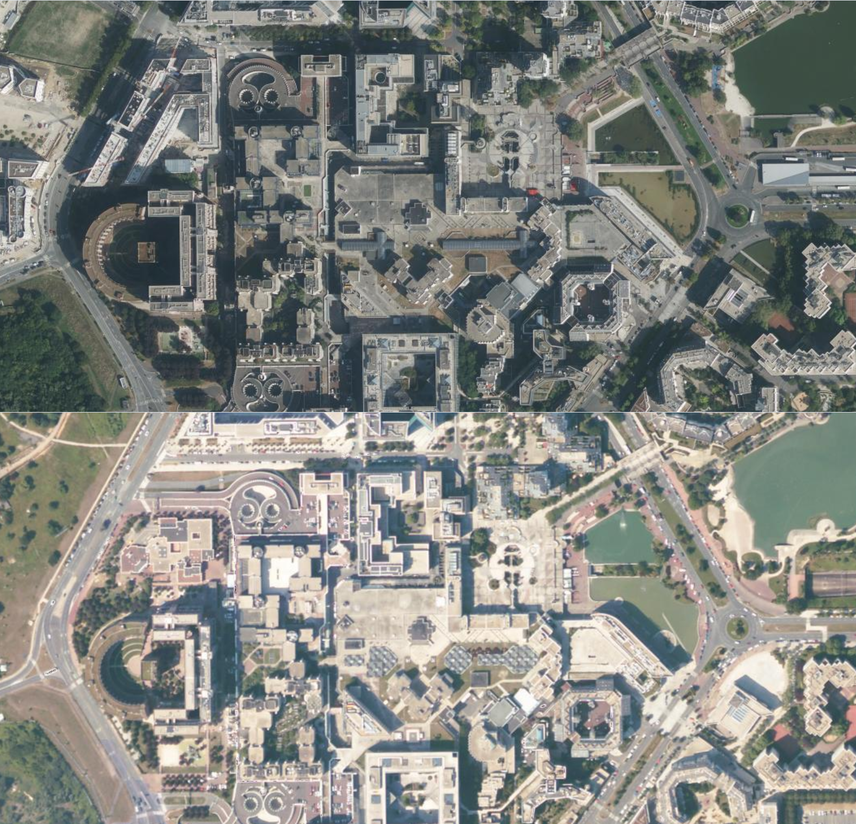
%> input picture 2023/noisy1.png, 856 x 824 px, shrunk from 1580 x 1520 before the run
$ octave --eval "test1;"   (GNU Octave 9; MATLAB toolbox functions it lacks are replaced by stand-ins)
%> lines starting %> are read from the running program, lines starting %| are printed output that depends on the picture

%====================
% [] = test1()
%--------------------
% Laman 16/01/2023
%====================

function [] = test1()

t1 = double(imread('noisy1.png'));
[h,w,~] = size(t1);
%> h = 824; w = 856
t2 = t1((h/2+1):end,:,:);
t1 = t1(1:(h/2),:,:);
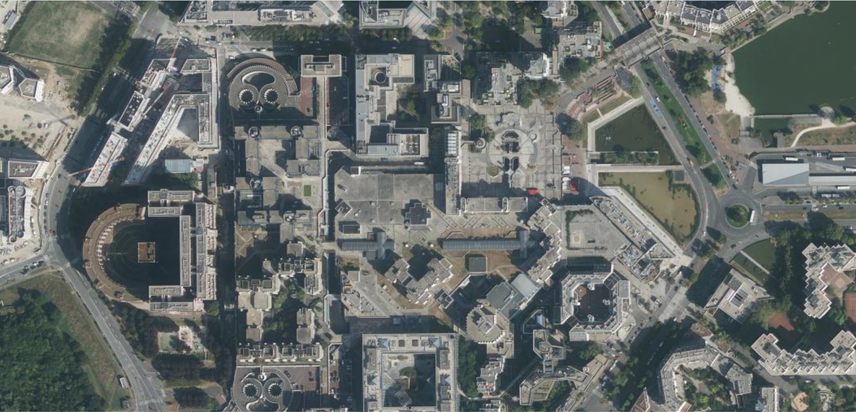
%> t1: size 412x856x3 double; mean R, G, B 103.9, 109.4, 106.8
c1 = zeros(256,3);  % hist cum t1
c2 = zeros(256,3);  % hist cum t2

for k = 1:256
	c1(k,1) = sum(sum(double(t1(:,:,1)<k)));
	c1(k,2) = sum(sum(double(t1(:,:,2)<k)));
	c1(k,3) = sum(sum(double(t1(:,:,3)<k)));
	c2(k,1) = sum(sum(double(t2(:,:,1)<k)));
	c2(k,2) = sum(sum(double(t2(:,:,2)<k)));
	c2(k,3) = sum(sum(double(t2(:,:,3)<k)));
endfor
%> after the loop, c1 = 256 rows, first 12: [0 0 0; 0 0 0; 0 0 0; 0 0 0; 0 0 0; 0 0 0; 0 0 0; 0 0 0; 0 0 0; 0 0 0; 0 0 0; 0 0 0]; c2 has the same summary as c1

c1(:,1) = round(255*c1(:,1)/c1(end,1));
c1(:,2) = round(255*c1(:,2)/c1(end,2));
c1(:,3) = round(255*c1(:,3)/c1(end,3));
c2(:,1) = round(255*c2(:,1)/c2(end,1));
c2(:,2) = round(255*c2(:,2)/c2(end,2));
c2(:,3) = round(255*c2(:,3)/c2(end,3));

c3 = zeros(256,3);  % reciproque de c1

for k = 1:256
	c3((c1(k,1)+1):end,1) = k-1;
	c3((c1(k,2)+1):end,2) = k-1;
	c3((c1(k,3)+1):end,3) = k-1;
endfor
%> after the loop, c3 = 256 rows, first 12: [33 46 49; 35 48 52; 35 49 53; 36 50 54; 37 50 54; 37 51 55; 38 52 56; 38 52 56; 39 53 56; 39 53 57; 40 53 57; 40 54 58]

figure(1); plot(0:255,c1(:,1),'r',0:255,c1(:,2),'g',0:255,c1(:,3),'b');
figure(2); plot(0:255,c2(:,1),'r',0:255,c2(:,2),'g',0:255,c2(:,3),'b');
%> after `plot(0:255,c2(:,1),'r',0:255,c2(:,2),'g',0:255,c2(:,3),'b')`:
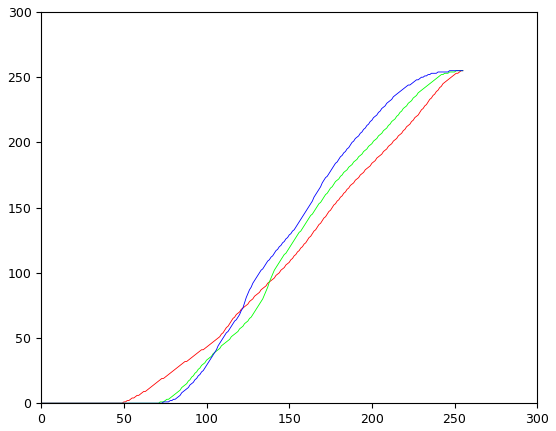
%> figure redrawn from the program's plot data; curve peaks at x = 254, y = 255; curve peaks at x = 251, y = 255; curve peaks at x = 247, y = 255
figure(3); plot(0:255,c3(:,1),'r',0:255,c3(:,2),'g',0:255,c3(:,3),'b');

t = c2(:,1);
%> t = 256 values from 0 to 255
u = c3(:,1);
%> u = 256 values from 33 to 255
t2(:,:,1) = u(t(t2(:,:,1)+1)+1);
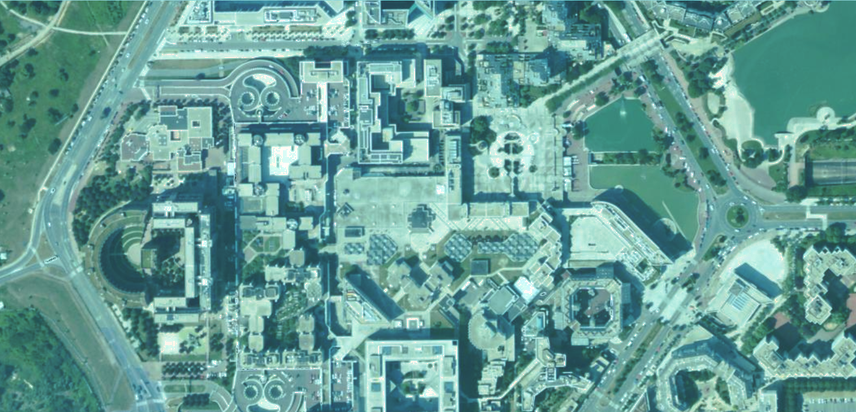
%> t2: size 412x856x3 double; mean R, G, B 103.8, 158.1, 151.4
t = c2(:,2);
u = c3(:,2);
%> u = 256 values from 46 to 255
t2(:,:,2) = u(t(t2(:,:,2)+1)+1);
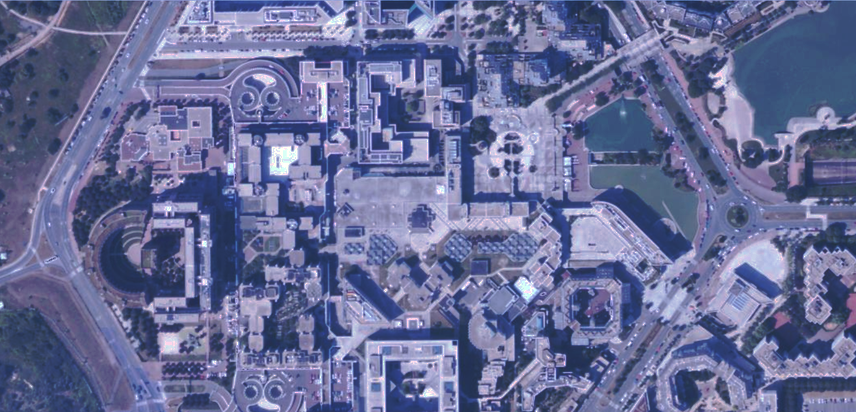
%> t2: size 412x856x3 double; mean R, G, B 103.8, 109.3, 151.4
t = c2(:,3);
u = c3(:,3);
%> u = 256 values from 49 to 255
t2(:,:,3) = u(t(t2(:,:,3)+1)+1);
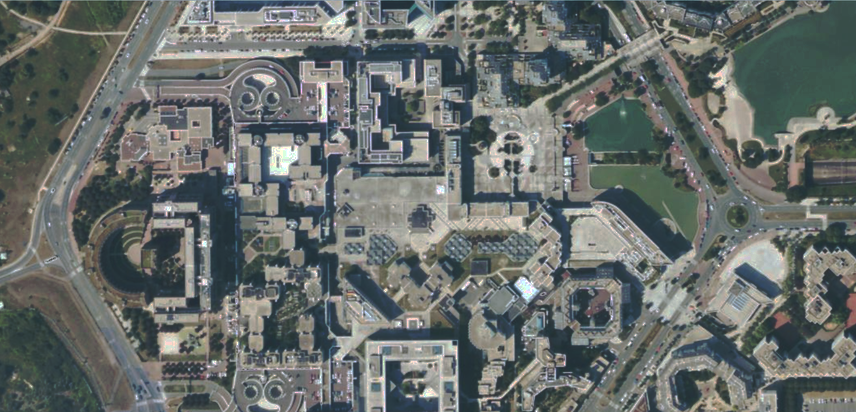
%> t2: size 412x856x3 double; mean R, G, B 103.8, 109.3, 106.7

imwrite(uint8([t1;t2]),'test1.png');
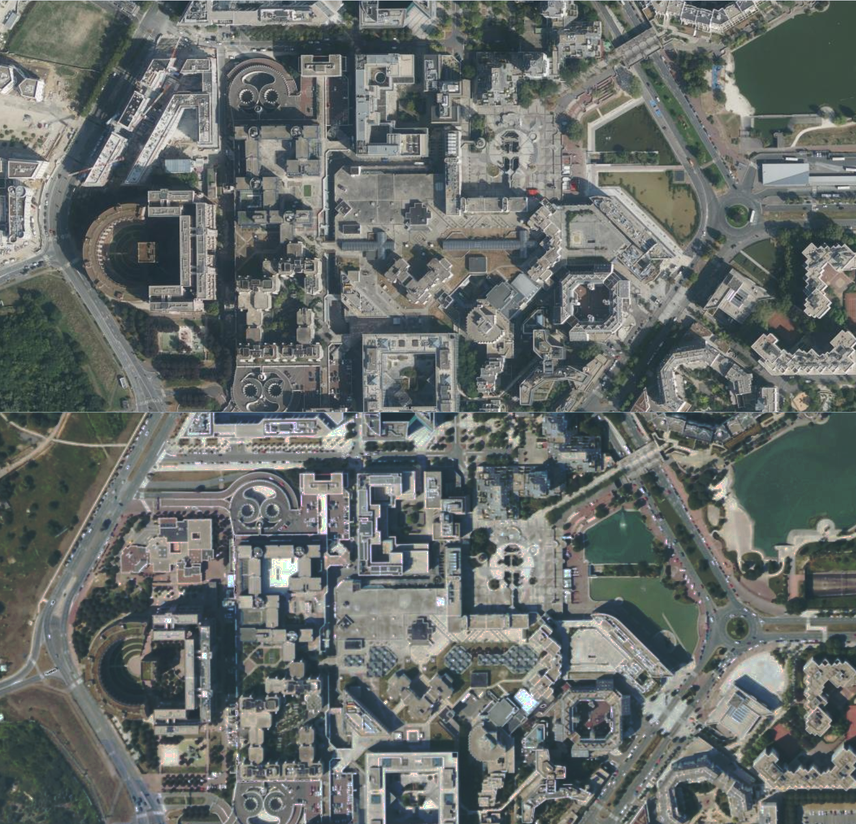
%> saved as test1.png: size 824x856x3 uint8; mean R, G, B 103.8, 109.3, 106.7
%> `test1;`:
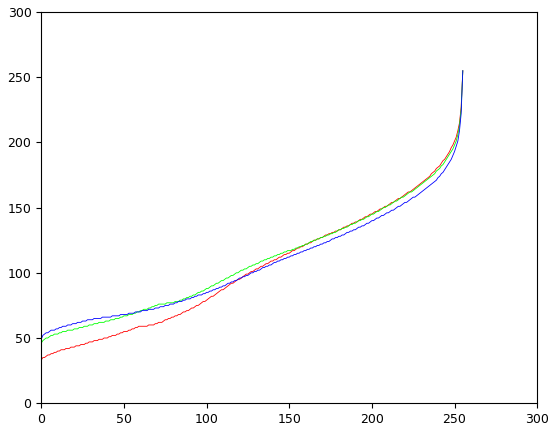
%> figure redrawn from the program's plot data; curve peaks at x = 255, y = 255

endfunction
